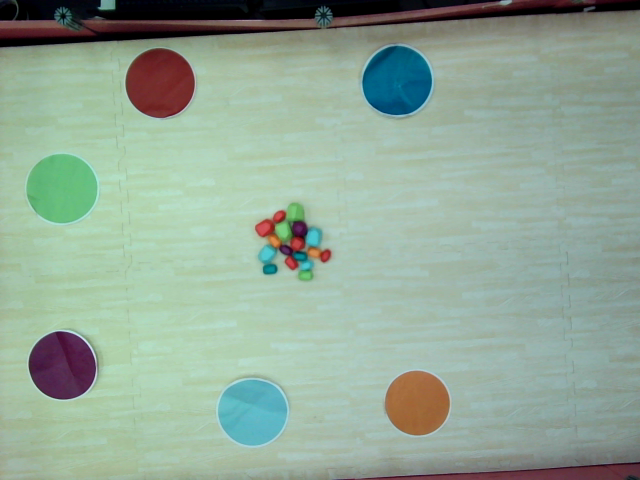
#> input picture examples/image.png, 640 x 480 px, given in place of the camera
$ python sample_hsv.py   (older library calls are emulated)
#> lines starting #> are read from the running program, lines starting #| are printed output that depends on the picture; after the words box and inside, x2 and y2 are one past the last pixel; in counts of white or black regions, pixels touching at a corner belong together
#> (reads calib.json from the repository)
### camera_io.py
"""Apply the same requested camera properties in calibration and operation."""
import cv2


def apply_camera_properties(cap, cfg):
    readings = {}
    for name, value in cfg.get('camera_properties', {}).items():
        prop = getattr(cv2, 'CAP_PROP_' + name, None)
        accepted = prop is not None and bool(cap.set(prop, value))
        actual = float(cap.get(prop)) if prop is not None else None
        readings[name] = {'requested': value, 'accepted': accepted, 'readback': actual}
        if not accepted:
            print(f'Warning: camera rejected {name}={value}')
#> in main, raw is the input picture: shape (480, 640, 3); mean B, G, R 151.1, 167.3, 145.9
    return readings  # Successful readback does not prove an optical setting.

### vision.py
"""Conservative overhead perception. Unknown objects still block pickup clearance."""
from dataclasses import dataclass, replace
import cv2
import numpy as np
from color_calibration import NAMES, mask_for, color_masks as make_color_masks, range_overlaps
from reference_guard import ReferenceGuard


def warp(frame, cfg):
    arena = cfg.get('arena', {})
    if arena.get('source_size_px') and list(frame.shape[1::-1]) != arena['source_size_px']:
        raise ValueError('Camera resolution changed; recalibrate arena/background')
    corners = arena.get('corners_px')
    if not corners:
        return frame.copy()
    scale = arena.get('mm_per_px', 2)
#> scale = 3
    if scale <= 0:
        raise ValueError('mm_per_px must be positive')
    width, height = [int(round(v / scale)) for v in arena['size_mm']]
#> width = 700; height = 400
    if width < 2 or height < 2:
        raise ValueError('Arena dimensions and mm_per_px must be positive')
    src = np.array(corners, np.float32)
    if src.shape != (4, 2) or abs(cv2.contourArea(src)) < 100:
        raise ValueError('Four non-degenerate arena corners required')
    dst = np.array([[0, 0], [width-1, 0], [width-1, height-1], [0, height-1]], np.float32)
#> dst = [[0, 0], [699, 0], [699, 399], [0, 399]]
    return cv2.warpPerspective(frame, cv2.getPerspectiveTransform(src, dst), (width, height))
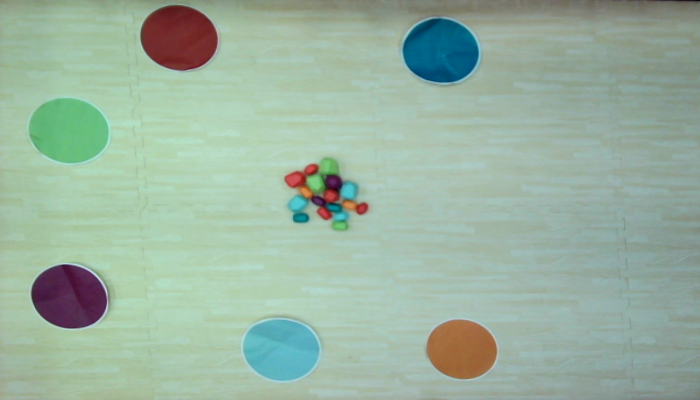
#> returned value: shape (400, 700, 3); mean of channels 0, 1, 2 161, 179.1, 154.4; drawn as B, G, R


@dataclass
class Observation:
    x: float
    y: float
    color: int
    confidence: float
    area: float
    isolated: bool = False      # pickable: clear all around, or clear along approach_deg
    stable: bool = False
    approach_deg: float = None  # robot heading to drive in with (0=+x, 90=+y); None = any side
    held: int = 0               # >0: target kept from an earlier frame (sticky_frames)
    candidate_color: int = 0    # best vote, even when the final label is unknown
    reason: str = ''            # explains color rejection or why pickup is withheld
    bbox: tuple = None          # rectified-pixel (x, y, width, height)
    ambiguous_fraction: float = 0.0


class Detector:
    # [262 lines left out: functions __init__, _hold_targets, process, _corridor_free, not called in this run]


def _angle_gap(a, b):
    return abs(np.arctan2(np.sin(a - b), np.cos(a - b)))


# [206 lines left out: functions _find_approach, _away_from_nearest, directional_candidates, _nearest_region, pile_regions, make_packet, not called in this run]

### color_calibration.py
"""Measured HSV calibration, ambiguity diagnostics, and persistent sampling sessions.

Calibration sample coverage is a fit diagnostic, not test accuracy. Evaluation
sessions are never used to construct ranges. No guessed boundaries resolve overlaps.
"""
from itertools import combinations
import json
from pathlib import Path

import cv2
import numpy as np

NAMES = {1: 'violet', 2: 'cyan', 3: 'crimson', 4: 'orange', 5: 'skyblue', 6: 'lime'}


# [10 lines left out: function mask_for, not called in this run]


def color_masks(hsv, cfg):
    return {int(k.split('_')[0]): mask_for(hsv, ranges)
            for k, ranges in cfg.get('hsv', {}).items() if ranges}


# [50 lines left out: functions exclusive_labels, range_overlaps, ranges_from_samples, not called in this run]


def sample_signature(cfg, source_size):
    arena = cfg.get('arena', {})
    return {'source_size_px': list(source_size), 'camera_index': cfg.get('camera_index', 0),
            'camera_properties': cfg.get('camera_properties', {}),
            'corners_px': arena.get('corners_px', []),
            'size_mm': arena.get('size_mm'), 'mm_per_px': arena.get('mm_per_px', 2),
            'min_saturation': cfg.get('min_saturation', 60), 'min_value': cfg.get('min_value', 45)}


def load_samples(path, signature=None):
    path = Path(path)
    if not path.exists():
        return {'version': 1, 'signature': signature, 'sessions': {}}
    data = json.loads(path.read_text(encoding='utf-8'))
    if data.get('version') != 1 or not isinstance(data.get('sessions'), dict):
        raise ValueError('Unsupported color sample file')
    if signature is not None and data.get('signature') != signature:
        raise ValueError('Camera settings/geometry differ from saved samples. Use a new --samples file.')
    return data


# [7 lines left out: function save_json, not called in this run]


def patches_by_color(data, purpose):
#> called with purpose = 'calibration'
    result = {cid: [] for cid in NAMES}
    for session in data['sessions'].values():
        if session['purpose'] == purpose:
            for key, patches in session['samples'].items():
                result[int(key)].extend(patches)
    return result


# [47 lines left out: functions sample_report, propose_ranges, not called in this run]

### sample_hsv.py
"""Freeze a camera frame and sample real stone faces; save samples across sessions.

SPACE freezes/unfreezes. 1-6 select color; click samples only a frozen frame.
+/- changes patch radius (default 2 = 5x5 pixels). u undoes this session's last
patch for the selected color. s proposes and saves calibrated ranges; q quits.
Evaluation sessions save patches but never update the calibration.
"""
import argparse
import copy
from datetime import datetime, timezone
import json
from pathlib import Path
import shutil
import uuid

import cv2
import numpy as np

from camera_io import apply_camera_properties
from color_calibration import (NAMES, ranges_from_samples, load_samples, save_json,
                               sample_signature, patches_by_color, propose_ranges,
                               sample_report, range_overlaps)
from vision import warp


def extract_patch(frame, x, y, radius, cfg):
    if not (0 <= x < frame.shape[1] and 0 <= y < frame.shape[0]):
        raise ValueError('Click inside the camera image, above the instructions.')
    hsv = cv2.cvtColor(frame, cv2.COLOR_BGR2HSV)
    patch = hsv[max(0, y-radius):y+radius+1, max(0, x-radius):x+radius+1].reshape(-1, 3)
    reliable = ((patch[:, 1] >= cfg.get('min_saturation', 60))
                & (patch[:, 2] >= cfg.get('min_value', 45)))
    if len(patch) < 8 or np.mean(reliable) < .8:
        raise ValueError('Patch includes too much floor, shadow or white glare. Use a smaller colored face.')
    pixels = patch[reliable]
    if not ranges_from_samples(pixels, cfg.get('min_saturation', 60), cfg.get('min_value', 45)):
        raise ValueError('Patch contains mixed colors. Reduce the patch size.')
    return {'xy_px': [x, y], 'radius_px': radius, 'hsv': pixels.tolist()}


def main():
    parser = argparse.ArgumentParser(description=__doc__, formatter_class=argparse.RawDescriptionHelpFormatter)
    parser.add_argument('camera_index', nargs='?', type=int)
    parser.add_argument('--config', type=Path, default=Path(__file__).with_name('calib.json'))
    parser.add_argument('--samples', type=Path, help='Default: color_samples.json beside config')
    parser.add_argument('--purpose', choices=['calibration', 'evaluation'], default='calibration')
    parser.add_argument('--zoom', type=int, choices=[1, 2], default=1, help='Enlarge display; samples keep native pixel size')
    args = parser.parse_args()
    cfg = json.loads(args.config.read_text(encoding='utf-8'))
    original_cfg = copy.deepcopy(cfg)
    cam = args.camera_index if args.camera_index is not None else cfg.get('camera_index', 0)
    cfg['camera_index'] = cam
    sample_path = args.samples or args.config.with_name('color_samples.json')
    session_id = datetime.now(timezone.utc).strftime('%Y%m%dT%H%M%SZ') + '-' + uuid.uuid4().hex[:6]
    cap = cv2.VideoCapture(cam)
    frozen, frame, data = False, None, None
    current, radius = 1, 2
    hover = [None]
    message = 'SPACE freezes. Select 1-6, then click the colored face of a stone.'
    session = {'purpose': args.purpose, 'camera_readback': {}, 'samples': {str(c): [] for c in NAMES}}

    def click(event, x, y, flags, param):
        nonlocal message
        x, y = x // args.zoom, y // args.zoom
        if event == cv2.EVENT_MOUSEMOVE:
            hover[0] = (x, y)
            return
        if event != cv2.EVENT_LBUTTONDOWN:
            return
        if not frozen:
            message = 'Press SPACE to freeze before sampling.'
            return
        try:
            patch = extract_patch(frame, x, y, radius, cfg)
            patch['captured_at'] = datetime.now(timezone.utc).isoformat()
            session['samples'][str(current)].append(patch)
            save_json(sample_path, data)
            message = f'Saved {NAMES[current]} patch. Sample different stones and positions.'
        except ValueError as e:
            message = str(e)
        print(message)

    try:
        if not cap.isOpened():
            raise RuntimeError('Cannot open camera')
        session['camera_readback'] = apply_camera_properties(cap, cfg)
        cv2.namedWindow('sample')
        cv2.setMouseCallback('sample', click)
        print('Samples:', sample_path, '| session:', session_id, '| purpose:', args.purpose)
        while True:
            if not frozen:
                ok, raw = cap.read()
                if not ok:
                    raise RuntimeError('No camera frame')
                if data is None:
                    data = load_samples(sample_path, sample_signature(cfg, raw.shape[1::-1]))
                    data['sessions'][session_id] = session
                frame = warp(raw, cfg)
            view = frame.copy()
            if hover[0] is not None and frozen:
                x, y = hover[0]
                cv2.rectangle(view, (x-radius, y-radius), (x+radius, y+radius), (255, 255, 255), 1)
            total = len(patches_by_color(data, args.purpose)[current])
#> total = 0
            count = len(session['samples'][str(current)])
            footer = np.full((110, max(view.shape[1], 760), 3), 30, np.uint8)
            lines = [f'{"FROZEN" if frozen else "LIVE"} | {args.purpose} | {current} {NAMES[current]} | patch {2*radius+1}x{2*radius+1}',
                     f'this session {count}, total {total} | SPACE freeze, 1-6 color, +/- size, u undo, s save, q quit',
                     message]
            for i, line in enumerate(lines):
                cv2.putText(footer, line, (8, 23+30*i), 0, .48, (240, 240, 240), 1)
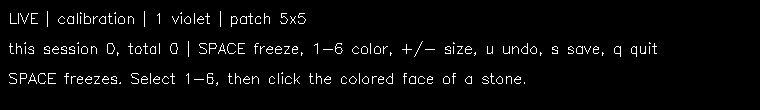
#> footer: shape (110, 760, 3); values 30 (black) and 240 (white), 3.3% white in thin lines or dots, all inside (x1, y1, x2, y2) = (9, 11, 657, 86)
            canvas = np.zeros((view.shape[0]+110, footer.shape[1], 3), np.uint8)
            canvas[:view.shape[0], :view.shape[1]] = view
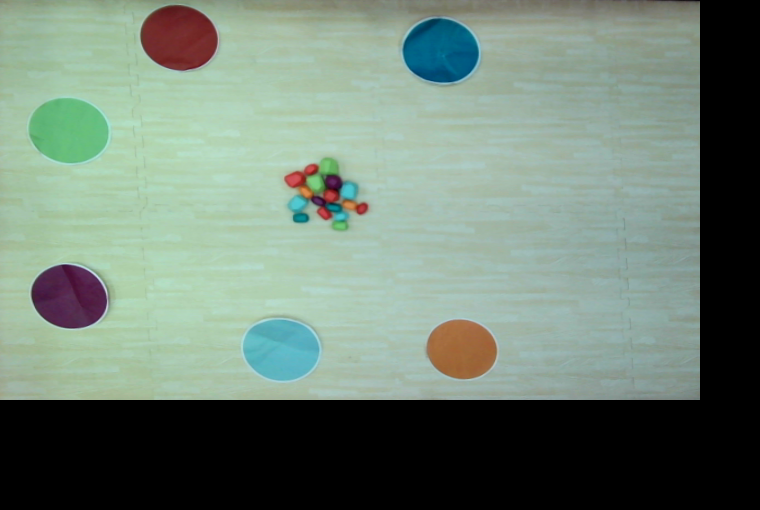
#> canvas: shape (510, 760, 3); mean B, G, R 116.3, 129.4, 111.5
            canvas[view.shape[0]:] = footer
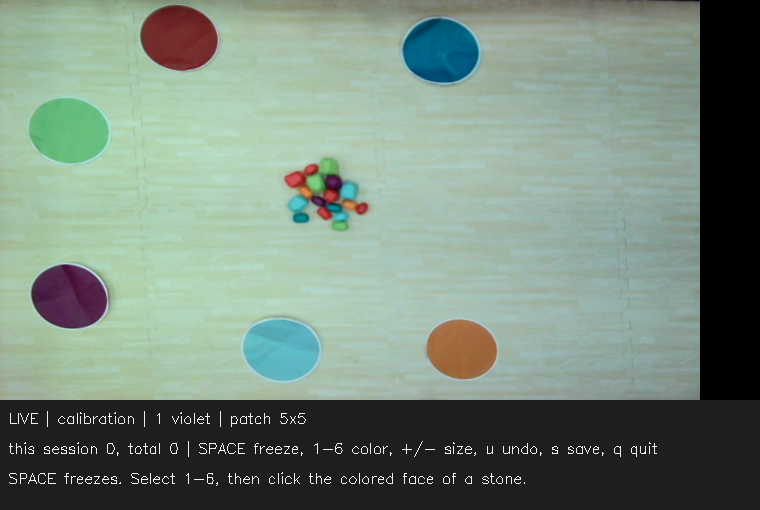
#> canvas: shape (510, 760, 3); mean B, G, R 124.3, 137.3, 119.5
            cv2.imshow('sample', cv2.resize(canvas, None, fx=args.zoom, fy=args.zoom, interpolation=cv2.INTER_NEAREST))
            key = cv2.waitKey(20) & 255
#> (key q is pressed here)
            if key in (ord('q'), 27):
                break
            if key == 32:
                frozen = not frozen
            if ord('1') <= key <= ord('6'):
                current = key - ord('0')
            if key in (ord('+'), ord('=')):
                radius = min(10, radius + 1)
            if key == ord('-'):
                radius = max(1, radius - 1)
            if key == ord('u') and session['samples'][str(current)]:
                session['samples'][str(current)].pop()
                save_json(sample_path, data)
                message = 'Undid the last patch for this color in this session.'
            if key == ord('s'):
                save_json(sample_path, data)
                if args.purpose == 'evaluation':
                    report = sample_report(data, cfg, 'evaluation')
                    save_json(sample_path.with_name('color_evaluation.json'), report)
                    print(json.dumps(report, indent=2))
                    message = 'Evaluation saved. Calibration was not changed.'
                    continue
                candidate, report, errors = propose_ranges(data, cfg)
                report['overlaps'] = range_overlaps(candidate)
                report['save_errors'] = errors
                save_json(sample_path.with_name('color_calibration_report.json'), report)
                if errors:
                    message = 'Not applied: ' + errors[0]
                    print('\n'.join(errors))
                    continue
                if json.loads(args.config.read_text(encoding='utf-8')) != original_cfg:
                    raise RuntimeError('Config changed in another program. Samples saved; reopen the sampler.')
                backup = args.config.with_name(args.config.stem + '.before-colors-' + session_id + '.json')
                if not backup.exists():
                    shutil.copy2(args.config, backup)
                save_json(args.config, candidate)
                cfg, original_cfg = candidate, copy.deepcopy(candidate)
                missing = [name for cid, name in NAMES.items() if not cfg['hsv'].get(f'{cid}_{name}')]
                message = 'Ranges saved. Missing colors: ' + (', '.join(missing) or 'none')
                print(message)
    finally:
        cap.release()
        cv2.destroyAllWindows()


if __name__ == '__main__':
    main()
